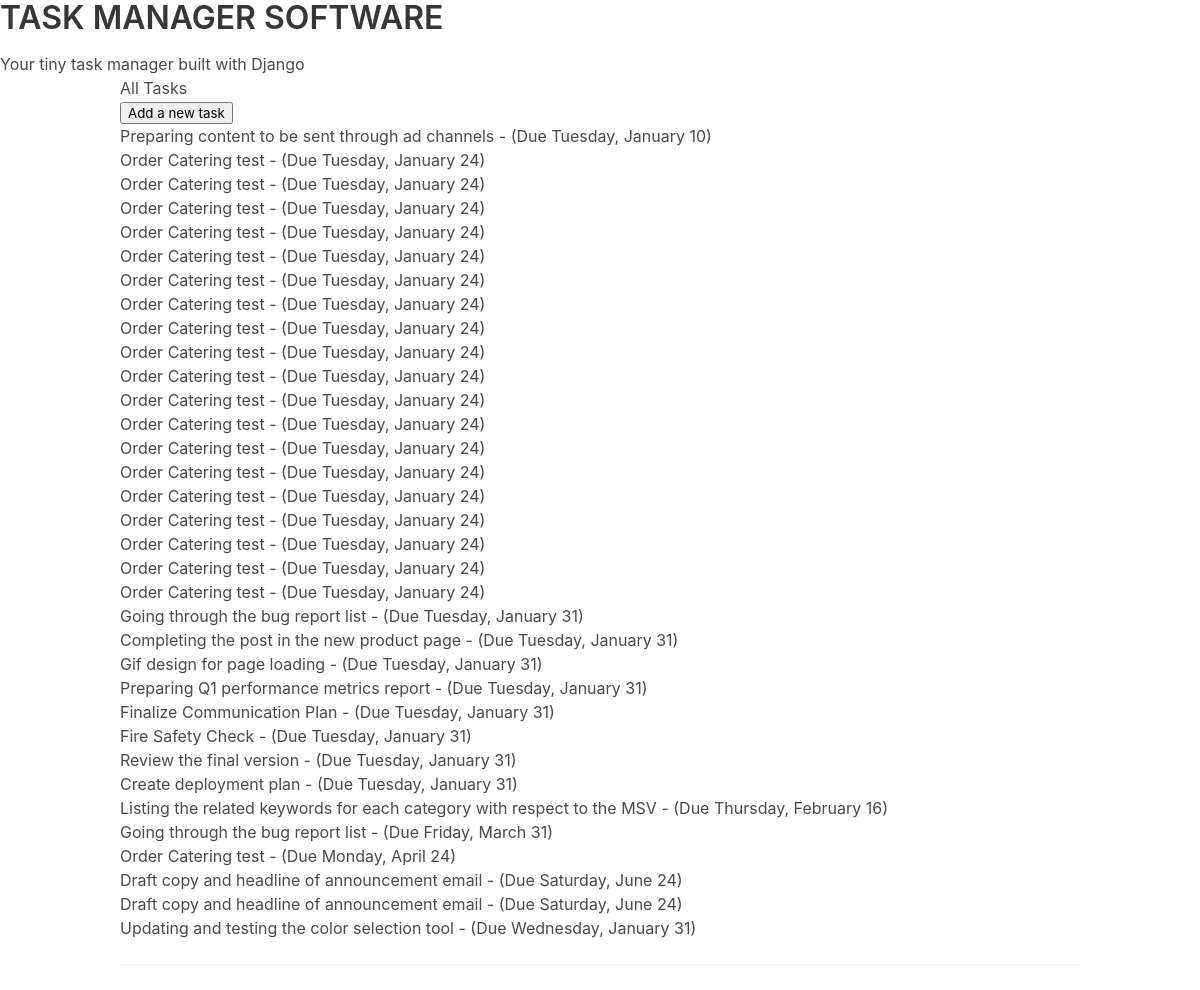
The app's page /, older data.
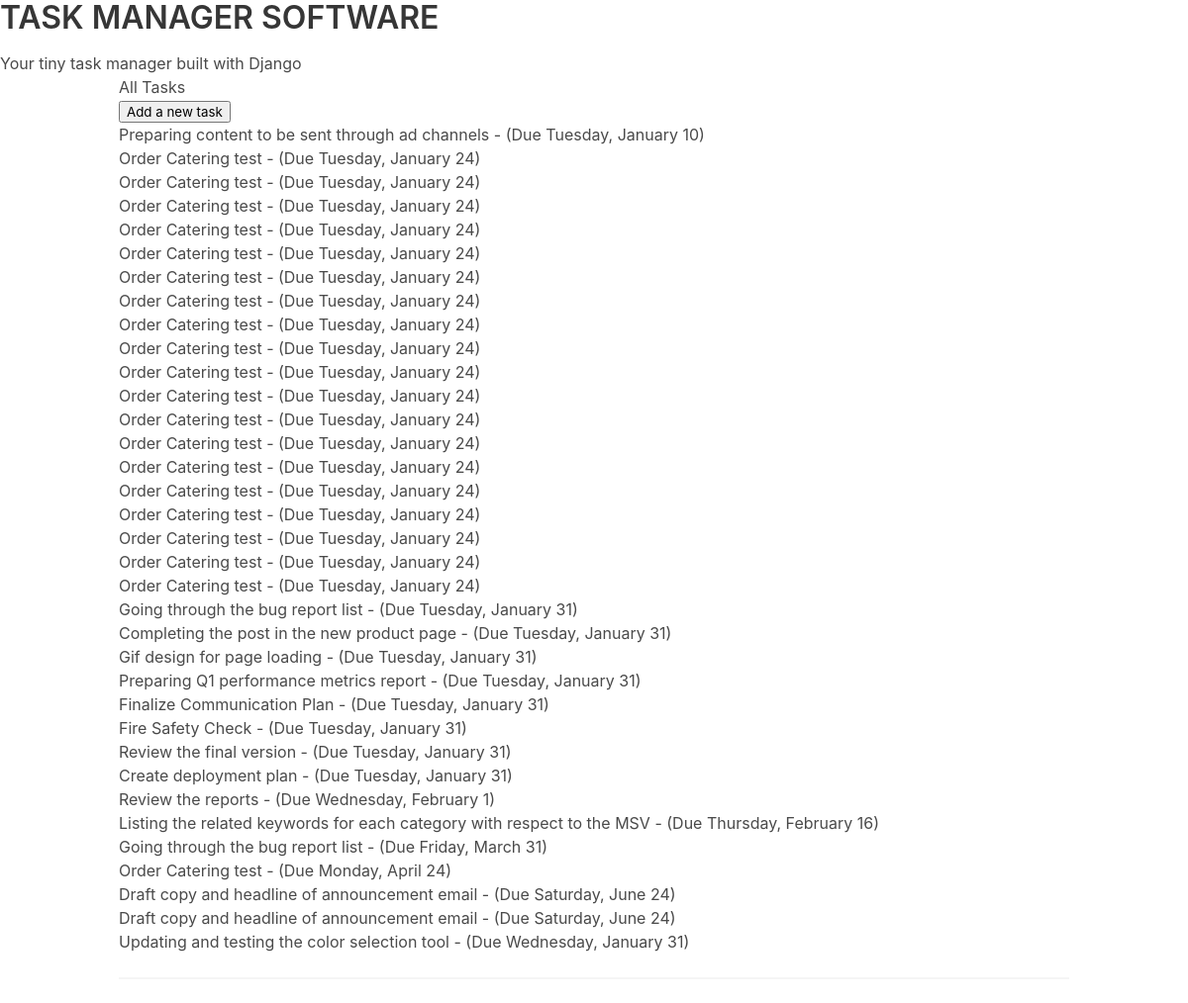
The same page, newer data.
### task_app/models.py (models this page shows, shortened)
class TaskItem(models.Model):
    title = models.CharField(max_length=100)
    description = models.TextField(null=True, blank=True)
    created_date = models.DateTimeField(auto_now_add=True)
    start_date = models.DateTimeField(default=timezone.now)
    due_date = models.DateTimeField(default=one_week_hence)
    class Meta:
        ordering = ["due_date"]

### task_app/views.py (the view)
# urls.py: path("", views.ItemListView.as_view(), name="index"),
class ItemListView(ListView):
    model = TaskItem
    template_name = "task_app/index.html"

### task_app/templates/task_app/index.html (shortened to what this page needs)
{% extends "base.html" %}
{% block content %}
{% if object_list %}
<h3>All Tasks</h3>
{% endif %}
<p>
    <input
            value="Add a new task"
            type="button"
            onclick="location.href='{% url "task-add" %}'"/>
</p>
<ul>
    {% for task in object_list %}
    <li >
        <div>
            <div
                    role="button"
                    onclick="location.href=
                        '{% url "item-update" task.id %}'">
                    {{ task.title }} -
                    (Due {{ task.due_date | date:"l, F j" }})
            </div>
        </div>
    </li>
    {% endfor %}
</ul>
<hr>
{% endblock %}

### task_app/templates/base.html (shortened to what this page needs)
<!doctype html>
<html lang="en">
    <head>
        <link rel="stylesheet"
        href="https://cdn.jsdelivr.net/npm/bulma@0.9.3/css/bulma.min.css">
        <link rel="stylesheet" href="https://cdn.simplecss.org/simple.min.css">
    </head>
    <body>
    <nav class="navbar" role="navigation" aria-label="main navigation" >
      <div class="navbar-brand" >
          <h1 class="title">TASK MANAGER SOFTWARE</h1>
      </div>
    </nav>
    <section>
        <div>
            <p>
            Your tiny task manager built with Django
            </p>
        </div>
    </section>
        <div class="container">
            <div >
                {% block content %}
                {% endblock content %}
            </div>
        </div>
    </body>
</html>

Row changes from the older to the newer data that the page shows:
added TaskItem: title "Review the reports", due_date "Wednesday, February 1"
